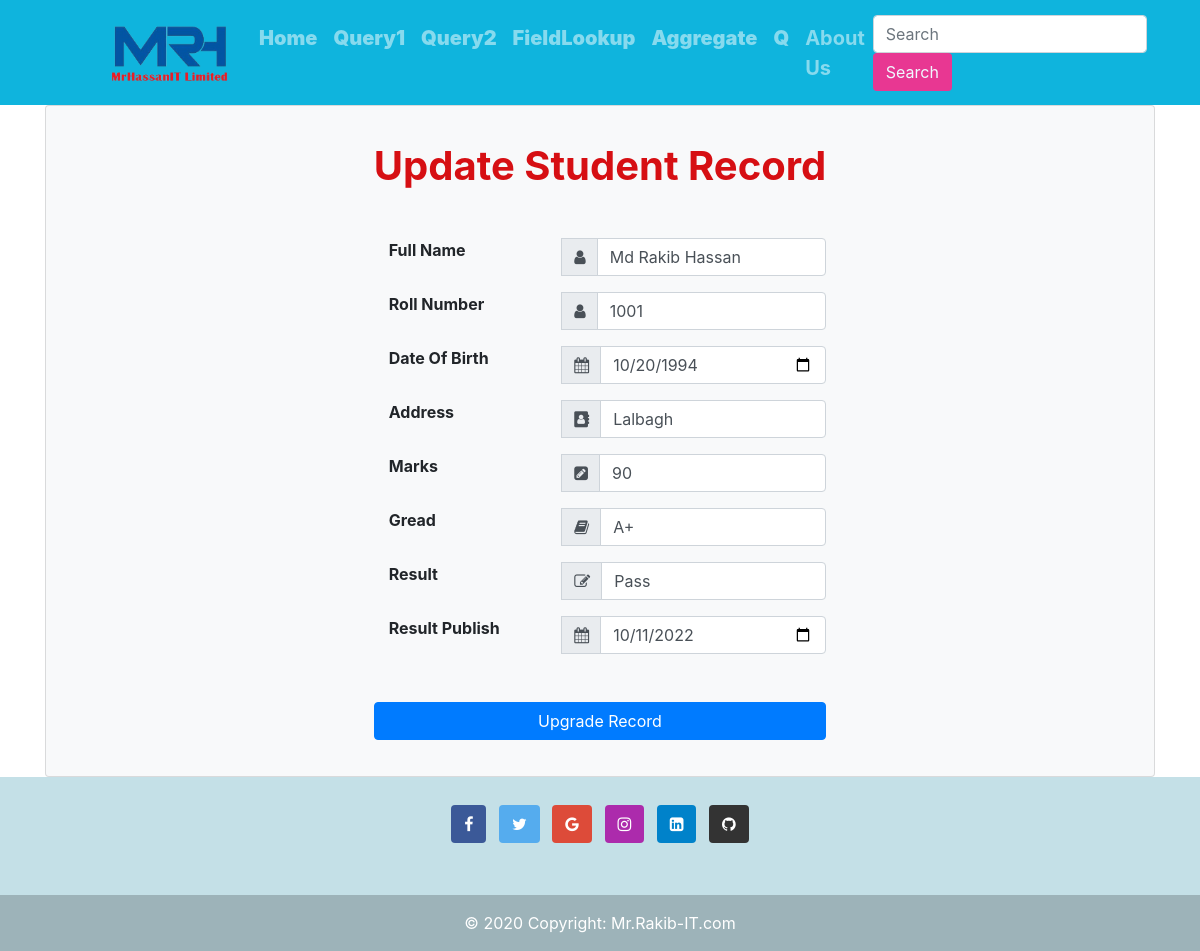
/edit-student/1/, run on the app's committed database.
### QuerySetAPI/models.py (models this page shows, shortened)
class Student(models.Model):
    name = models.CharField(max_length=50, null=True, blank=True)
    roll = models.IntegerField(null=True, blank=True)
    date_of_birth = models.DateField()
    city = models.CharField(max_length=50, null=True, blank=True)
    marks = models.IntegerField(null=True, blank=True)
    result = models.CharField(max_length=20, choices=(
        ('Pass','Pass'),
        ('Fail','Fail')
        ), null=True, blank=True)
    gread = models.CharField(max_length=10, choices=(
        ('A+','A+'),
        ('A' ,'A' ),
        ('A-','A-'),
        ('B' ,'B' ),
        ('C' ,'C' ),
        ('D' ,'D' ),
        ('E' ,'E' ),
        ('F' ,'F' ),
    ),null=True, blank=True)
    pass_date = models.DateField()

### QuerySetAPI/views.py (the view, shortened to what this page needs)
# urls.py: path('edit-student/<int:id>/', edit_student, name='edit_student'),
def edit_student(request, id):
    try:
        std_obj = Student.objects.get(id = id)
    except ObjectDoesNotExist:
        messages.error(request, 'This Student is not exist.')
        return redirect('home')
    data = {
        'std': std_obj,
    }
    return render(request, 'edit.html', data)

### templates/edit.html (shortened to what this page needs)
{% extends "index.html" %}
{% load static %}
{% block style %}
    <link href="//maxcdn.bootstrapcdn.com/bootstrap/4.0.0/css/bootstrap.min.css" rel="stylesheet" id="bootstrap-css">
{% endblock style %}
{% block body %}
    <div class="card bg-light">
        <article class="card-body mx-auto" style="max-width: 600px;">
            <h4 class="card-title mt-3 mb-5 text-center"><b style="font-size: 40px; color: rgb(214, 15, 19);" >Update Student Record</b></h4>
            <form method="POST">
                <div class="form-group input-group">
                    <label class="col-md-5 control-label"><b>Full Name</b></label>
                    <div class="input-group-prepend">
                        <span class="input-group-text"> <i class="fa fa-user"></i> </span>
                    </div>
                    <input name="full_name" class="form-control" placeholder="Full name" type="text" value="{{std.name}}">
                </div>
                <div class="form-group input-group">
                    <label class="col-md-5 control-label"><b>Roll Number</b></label>
                    <div class="input-group-prepend">
                        <span class="input-group-text"> <i class="fa fa-user"></i> </span>
                    </div>
                    <input name="roll" class="form-control" placeholder="Roll Number" type="number" value="{{std.roll}}">
                </div>
                <div class="form-group input-group">
                    <label class="col-md-5 control-label"><b>Date Of Birth</b></label>
                    <div class="input-group-prepend">
                        <span class="input-group-text"> <i class="fa fa-calendar" aria-hidden="true"></i> </span>
                    </div>
                    <input name="date_of_birth" class="form-control" placeholder="Date Of Birth" type="date" value="{{std.date_of_birth|date:'Y-m-d'}}">
                </div>
                <div class="form-group input-group">
                    <label class="col-md-5 control-label"><b>Address</b></label>
                    <div class="input-group-prepend">
                        <span class="input-group-text"> <i class="fa fa-address-book" aria-hidden="true"></i> </span>
                    </div>
                    <input name="address" class="form-control" placeholder="Address" type="text" value="{{std.city}}">
                </div>
                <div class="form-group input-group">
                    <label class="col-md-5 control-label"><b>Marks</b></label>
                    <div class="input-group-prepend">
                        <span class="input-group-text"> <i class="fa fa-pencil-square" aria-hidden="true"></i> </span>
                    </div>
                    <input name="marks" class="form-control" placeholder="Marks" type="number" value="{{std.marks}}">
                </div>
                <div class="form-group input-group">
                    <label class="col-md-5 control-label"><b>Gread</b></label>
                    <div class="input-group-prepend">
                        <span class="input-group-text"> <i class="fa fa-book" aria-hidden="true"></i> </span>
                    </div>
                    <select class="form-control" name="gread">
                        <option selected value="{{std.gread}}">{{std.gread}}</option>
                    </select>
                </div>
                <div class="form-group input-group">
                    <label class="col-md-5 control-label"><b>Result</b></label>
                    <div class="input-group-prepend">
                        <span class="input-group-text"> <i class="fa fa-pencil-square-o" aria-hidden="true"></i> </span>
                    </div>
                    <select class="form-control" name="result">
                        <option selected value="{{std.result}}" >{{std.result}}</option>
                    </select>
                </div>
                <div class="form-group input-group">
                    <label class="col-md-5 control-label"><b>Result Publish</b></label>
                    <div class="input-group-prepend">
                        <span class="input-group-text"> <i class="fa fa-calendar" aria-hidden="true"></i> </i> </span>
                    </div>
                    <input name="pass_date" class="form-control" placeholder="Result Publish" type="date" value="{{std.pass_date|date:'Y-m-d'}}">
                </div>
                <div class="form-group mt-5">
                    <button type="submit" class="btn btn-primary btn-block"> Upgrade Record  </button>
                </div>
            </form>
        </article>
    </div>
{% endblock body %}

### data on the page
Student: full_name "Md Rakib Hassan", roll "1001", date_of_birth "10/20/1994", address "Lalbagh", marks "90", gread "A+", result "Pass", pass_date "10/11/2022"
